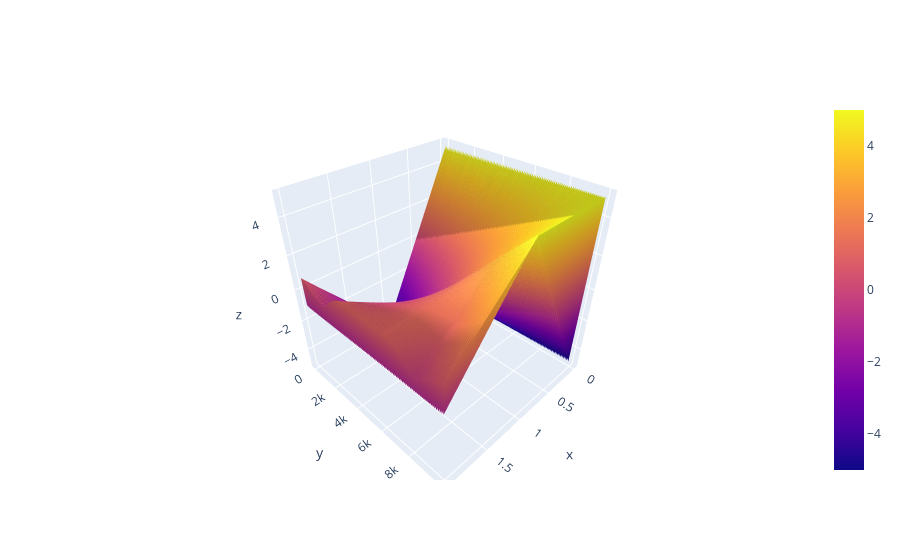

The cell this chart's notebook holds for it:
### Code cell
#4.  Using the given x and y data, generate a 3D surface plot to visualize the function
import plotly.graph_objects as go
x = np.linspace(-5, 5, 100)
y = np.linspace(-5, 5, 100)
x, y = np.meshgrid(x, y)
z = np.sin(np.sqrt(x**2 + y**2))
data = {
    'X': x.flatten(),
    'Y': y.flatten(),
    'Z': z.flatten()
}
df = pd.DataFrame(data)
fig = go.Figure(data=[go.Surface(z=df.values)])
fig.show()

### Figure 1 — Plotly figure (JSON) as saved in the notebook; plotly's stock layout.template omitted (floating-point values rounded to 4 significant figures; data arrays with more than 128 entries replaced by an {"elided": "..."} marker saying what was removed)
{"data": [{"type": "surface", "z": {"elided": "10000x3 float values"}}], "layout": {}}
